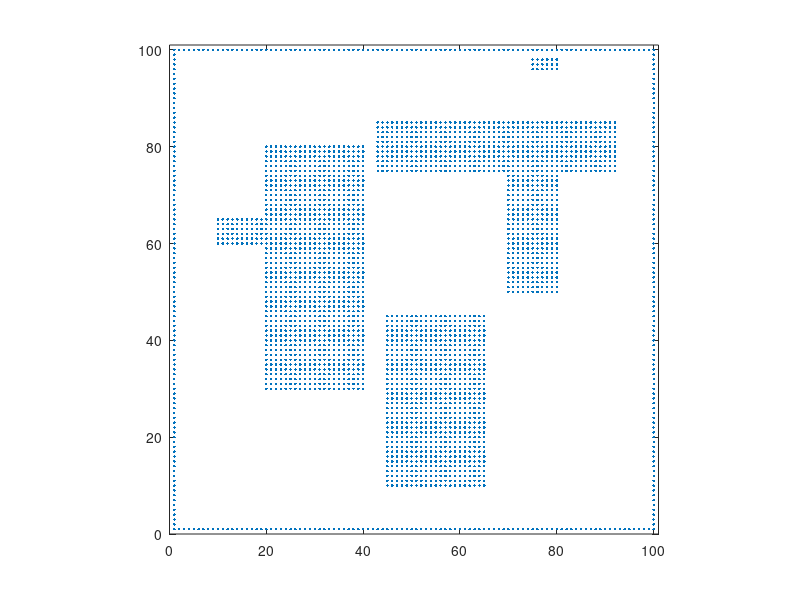

The MATLAB script that drew this image: (Note: this script raises an error after producing the figure.)
clear all
close all
clc

N = 100;

map = zeros(N,N);        % map dimension

% Initialize walls and obstacle maps as empty
walls = zeros(N,N);
obs1 = zeros(N,N);
obs2 = zeros(N,N);
obs3 = zeros(N,N);
goal = zeros(N,N);

% Define Rewards and MDP Parameters
wall_reward = -100;
obstacle_reward = -5000;
goal_reward = 100000;
global nom_cell_reward iter gamma prob
nom_cell_reward = -2;
discount_factor = 1;

% Create exterior walls
walls(1,1:N) = wall_reward;
walls(1:N,1) = wall_reward;
walls(N,1:N) = wall_reward;
walls(1:N,N) = wall_reward;

% Create single obstacle
obs1(20:40,30:80) = obstacle_reward;
obs1(10:20,60:65) = obstacle_reward;

% Another obstacle
obs2(45:65,10:45) = obstacle_reward;

% Another obstacle
obs3(43:92,75:85) = obstacle_reward;
obs3(70:80,50:75) = obstacle_reward;

% The goal states
goal(75:80,96:98) = goal_reward;

% Put walls and obstacles into map
map = walls + obs1 + obs2 + obs3 + goal;


gamma = 1;  % discount factor
iter = zeros(N,N);
prob = 0.8; % probability of moving in desired direction

% Plot map ----------------------------------------------------------------
% Sort through the cells to determine the x-y locations of occupied cells
[Mm,Nm] = size(map);
xm = [];
ym = [];
    for i = 1:Mm
        for j = 1:Nm
            if map(i,j)
                xm = [xm i];
                ym = [ym j];
            end
        end
    end

figure(1)
plot(xm,ym,'.')
axis([0 N+1 0 N+1]);
axis('square');
%--------------------------------------------------------------------------
% Make list of cells to iterate through that are not walls or obstacles or goal states
for i = 1:N
    for j = 1:N
        if map(i,j) == 0
            map(i,j) = nom_cell_reward;
            iter(i,j) = 1;
        end
    end
end

[Vhat, policy] = mdp_discrete_value_iteration(map);


% Make Plots --------------------------------------------------------------
% Plot Value Function
figure(2)
b = bar3(Vhat);
for k = 1:length(b)
    zdata = b(k).ZData;
    b(k).CData = zdata;
    b(k).FaceColor = 'interp';
end
axis([0 N+1 0 N+1]);
axis('square'); 
zlim([0.99 * goal_reward,goal_reward]); %can't really see it w/o this
view(-133,10)

% Plot Policy
figure(1);
xlim([0,100]);
ylim([0,100]);
hold on
for i = 1:2:N
    for j = 1:2:N
        if iter(i,j) == 1
            angle = (policy(i,j)-1) * pi/2;
            draw_arrow(i,j,1,angle)
        end
    end
end

% Plot Path
goal_states = [repmat([75:80],1,3)',[repmat(96,1,6)' ;repmat(97,1,6)' ;repmat(98,1,6)']];

xtraj = [28];
ytraj = [20];
ingoal = 0;
iters = 1;
while ingoal == 0
    angle = (policy(xtraj(iters),ytraj(iters)) - 1) * pi/2;
    xtraj = [xtraj xtraj(iters) - 1 * sin(angle)];
    ytraj = [ytraj ytraj(iters) + 1 * cos(angle)];
    iters = iters + 1;
    if ismember([xtraj(iters) ytraj(iters)],goal_states)
       ingoal = 1;
    end
end
plot(xtraj,ytraj,'r')



